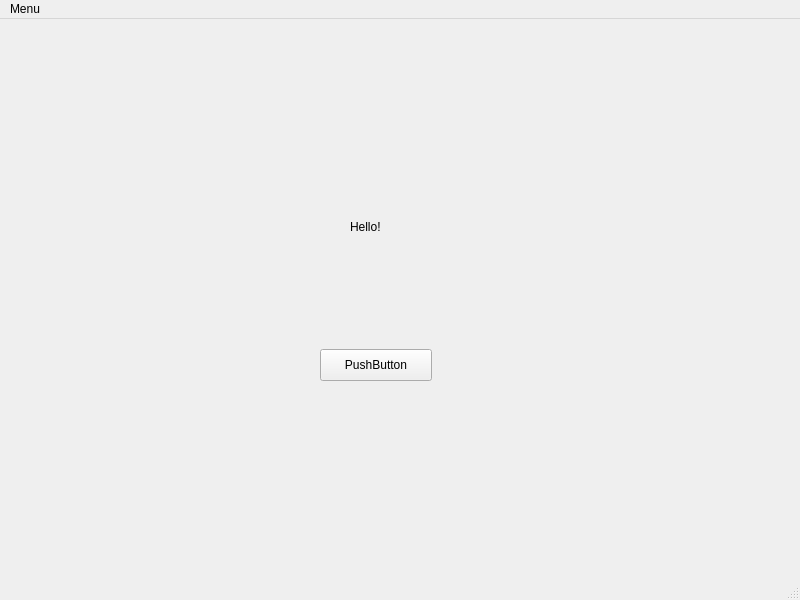
<?xml version="1.0" encoding="UTF-8"?>
<ui version="4.0">
 <class>MainWindow</class>
 <widget class="QMainWindow" name="MainWindow">
  <property name="geometry">
   <rect>
    <x>0</x>
    <y>0</y>
    <width>800</width>
    <height>600</height>
   </rect>
  </property>
  <property name="windowTitle">
   <string>MainWindow</string>
  </property>
  <widget class="QWidget" name="centralwidget">
   <widget class="QPushButton" name="pushButton">
    <property name="geometry">
     <rect>
      <x>320</x>
      <y>330</y>
      <width>112</width>
      <height>32</height>
     </rect>
    </property>
    <property name="text">
     <string>PushButton</string>
    </property>
   </widget>
   <widget class="QLabel" name="label">
    <property name="geometry">
     <rect>
      <x>350</x>
      <y>200</y>
      <width>58</width>
      <height>16</height>
     </rect>
    </property>
    <property name="text">
     <string>Hello!</string>
    </property>
   </widget>
  </widget>
  <widget class="QMenuBar" name="menubar">
   <property name="geometry">
    <rect>
     <x>0</x>
     <y>0</y>
     <width>800</width>
     <height>22</height>
    </rect>
   </property>
   <widget class="QMenu" name="menuMenu">
    <property name="title">
     <string>Menu</string>
    </property>
    <addaction name="actionAbout"/>
    <addaction name="actionType"/>
   </widget>
   <addaction name="menuMenu"/>
  </widget>
  <widget class="QStatusBar" name="statusbar"/>
  <action name="actionAbout">
   <property name="text">
    <string>About</string>
   </property>
  </action>
  <action name="actionType">
   <property name="text">
    <string>Type</string>
   </property>
  </action>
 </widget>
 <resources/>
 <connections/>
</ui>
